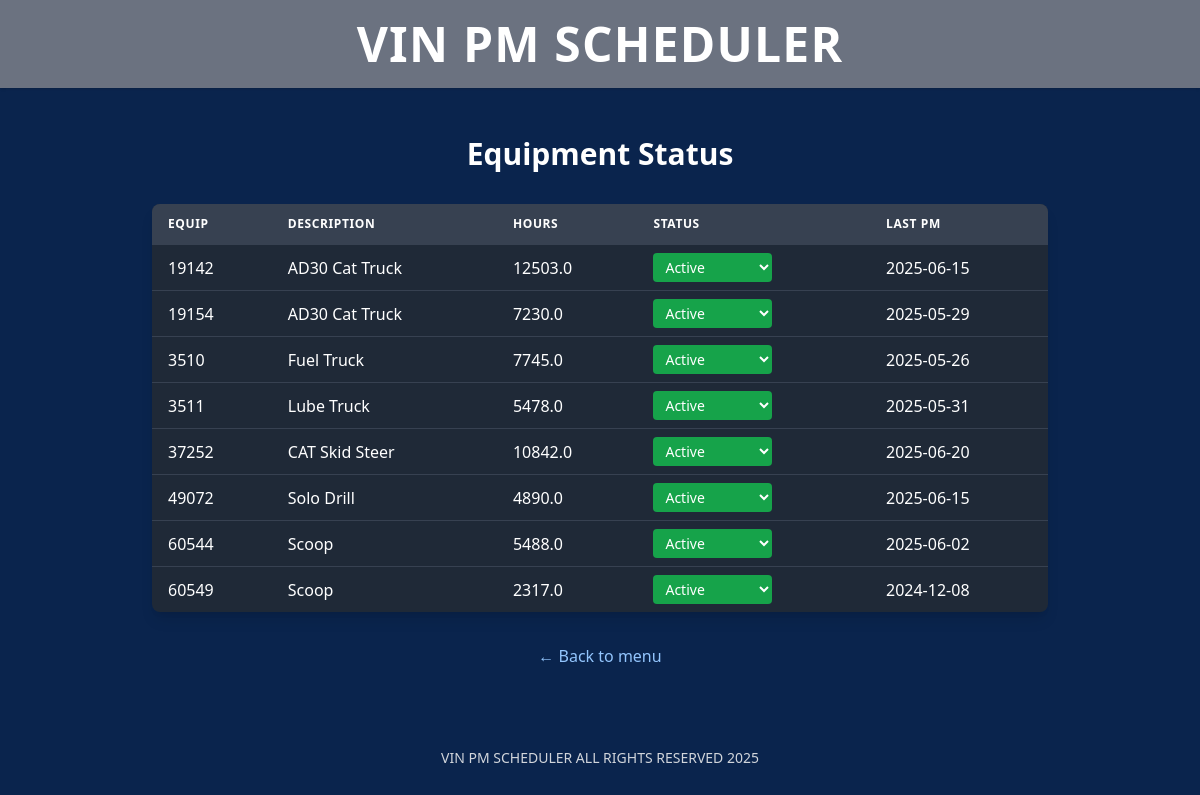
Page /status on the committed database.
### tables this page shows
CREATE TABLE pm_schedule (
  id INTEGER PRIMARY KEY AUTOINCREMENT,
  equipment_id   TEXT,
  interval_label TEXT,
  interval_hrs   REAL,
  last_pm_hrs    REAL,
  next_pm_due    REAL,
  last_pm_date   TEXT,
  FOREIGN KEY (equipment_id) REFERENCES equipment(id)
);

CREATE TABLE equipment (
  id           TEXT PRIMARY KEY,
  description  TEXT,
  make         TEXT,
  model        TEXT,
  in_service   TEXT,
  hour_meter   REAL
, status TEXT DEFAULT 'Active');

### app.py (the view)
@app.route("/status")
def status():
    with get_db() as db:
        rows = db.execute("""
            SELECT e.id, e.description, e.hour_meter, e.status,
                   p.last_pm_date
              FROM equipment e
              LEFT JOIN pm_schedule p ON e.id = p.equipment_id
          ORDER BY e.id
        """).fetchall()
    return render_template("status.html", rows=rows, STATUS_CHOICES=STATUS_CHOICES)

### app.py (called while the page is built)
def get_db():
    conn = sqlite3.connect(DB_PATH)
    conn.row_factory = sqlite3.Row         # rows act like dicts
    return conn

### templates/status.html (shortened to what this page needs)
{% extends "base.html" %}
{% block content %}
<div class="w-full flex flex-col items-center">
  <h2 class="text-3xl font-bold mb-8">Equipment Status</h2>
  <div class="overflow-x-auto rounded-lg shadow-lg w-full max-w-4xl">
    <table class="min-w-full bg-gray-800">
      <thead class="bg-gray-700 text-xs uppercase tracking-wider">
        <tr>
          <th class="px-4 py-3 text-left">Equip</th>
          <th class="px-4 py-3 text-left">Description</th>
          <th class="px-4 py-3 text-left">Hours</th>
          <th class="px-4 py-3 text-left">Status</th>
          <th class="px-4 py-3 text-left">Last&nbsp;PM</th>
        </tr>
      </thead>
      <tbody>
        {% for r in rows %}
        <tr class="border-t border-gray-700 hover:bg-gray-700/40">
          <td class="px-4 py-2">{{ r.id }}</td>
          <td class="px-4 py-2">{{ r.description or "—" }}</td>
          <td class="px-4 py-2">{{ r.hour_meter }}</td>
          <td class="px-4 py-2">
            <form action="{{ url_for('update_status', equip_id=r.id) }}" method="post">
              <select name="status"
                      onchange="this.form.submit()"
                      class="rounded text-sm px-2 py-1 text-white
                      {% if r.status == 'Active' %} bg-green-600 hover:bg-green-500
                      {% elif r.status == 'Down' %} bg-red-700 hover:bg-red-600
                      {% else %} bg-yellow-600 hover:bg-yellow-500 {% endif %}">
                {% for s in STATUS_CHOICES %}
                  <option value="{{ s }}" {% if s == r.status %}selected{% endif %}>{{ s }}</option>
                {% endfor %}
              </select>
            </form>
          </td>
          <td class="px-4 py-2">{{ r.last_pm_date or "—" }}</td>
        </tr>
        {% endfor %}
      </tbody>
    </table>
  </div>
  <a href="{{ url_for('home') }}"
     class="mt-8 text-blue-300 hover:underline">← Back to menu</a>
</div>
{% endblock %}

### rows in the picture
pm_schedule: id "19142", description "AD30 Cat Truck", hour_meter "12503.0", status "Active", last_pm_date "2025-06-15"
pm_schedule: id "19154", description "AD30 Cat Truck", hour_meter "7230.0", status "Active", last_pm_date "2025-05-29"
pm_schedule: id "3510", description "Fuel Truck", hour_meter "7745.0", status "Active", last_pm_date "2025-05-26"
pm_schedule: id "3511", description "Lube Truck", hour_meter "5478.0", status "Active", last_pm_date "2025-05-31"
pm_schedule: id "37252", description "CAT Skid Steer", hour_meter "10842.0", status "Active", last_pm_date "2025-06-20"
pm_schedule: id "49072", description "Solo Drill", hour_meter "4890.0", status "Active", last_pm_date "2025-06-15"
pm_schedule: id "60544", description "Scoop", hour_meter "5488.0", status "Active", last_pm_date "2025-06-02"
pm_schedule: id "60549", description "Scoop", hour_meter "2317.0", status "Active", last_pm_date "2024-12-08"
